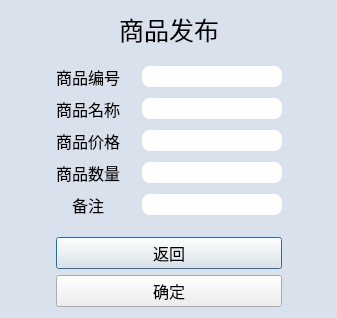
<?xml version="1.0" encoding="UTF-8"?>
<ui version="4.0">
 <class>ReleaseGoodsDialog</class>
 <widget class="QDialog" name="ReleaseGoodsDialog">
  <property name="geometry">
   <rect>
    <x>0</x>
    <y>0</y>
    <width>337</width>
    <height>318</height>
   </rect>
  </property>
  <property name="minimumSize">
   <size>
    <width>305</width>
    <height>261</height>
   </size>
  </property>
  <property name="maximumSize">
   <size>
    <width>888</width>
    <height>888</height>
   </size>
  </property>
  <property name="font">
   <font>
    <pointsize>12</pointsize>
   </font>
  </property>
  <property name="windowTitle">
   <string>发布商品</string>
  </property>
  <property name="styleSheet">
   <string notr="true">QLineEdit{
border-radius:8px;
}
QDialog{
	background-color: rgb(217, 226, 236);
}</string>
  </property>
  <layout class="QVBoxLayout" name="verticalLayout_3">
   <item>
    <spacer name="verticalSpacer">
     <property name="orientation">
      <enum>Qt::Vertical</enum>
     </property>
     <property name="sizeHint" stdset="0">
      <size>
       <width>20</width>
       <height>20</height>
      </size>
     </property>
    </spacer>
   </item>
   <item>
    <layout class="QHBoxLayout" name="horizontalLayout">
     <item>
      <spacer name="horizontalSpacer">
       <property name="orientation">
        <enum>Qt::Horizontal</enum>
       </property>
       <property name="sizeHint" stdset="0">
        <size>
         <width>20</width>
         <height>20</height>
        </size>
       </property>
      </spacer>
     </item>
     <item>
      <layout class="QVBoxLayout" name="verticalLayout_2">
       <item>
        <widget class="QLabel" name="label_6">
         <property name="font">
          <font>
           <pointsize>19</pointsize>
          </font>
         </property>
         <property name="text">
          <string>商品发布</string>
         </property>
         <property name="alignment">
          <set>Qt::AlignCenter</set>
         </property>
        </widget>
       </item>
       <item>
        <layout class="QVBoxLayout" name="verticalLayout">
         <property name="leftMargin">
          <number>20</number>
         </property>
         <property name="topMargin">
          <number>0</number>
         </property>
         <property name="rightMargin">
          <number>20</number>
         </property>
         <property name="bottomMargin">
          <number>0</number>
         </property>
         <item>
          <layout class="QGridLayout" name="gridLayout">
           <property name="leftMargin">
            <number>0</number>
           </property>
           <property name="topMargin">
            <number>11</number>
           </property>
           <property name="bottomMargin">
            <number>15</number>
           </property>
           <property name="horizontalSpacing">
            <number>22</number>
           </property>
           <property name="verticalSpacing">
            <number>8</number>
           </property>
           <item row="0" column="0">
            <widget class="QLabel" name="label">
             <property name="font">
              <font>
               <pointsize>12</pointsize>
              </font>
             </property>
             <property name="text">
              <string>商品编号</string>
             </property>
            </widget>
           </item>
           <item row="0" column="1">
            <widget class="QLineEdit" name="idEdit">
             <property name="maxLength">
              <number>4</number>
             </property>
            </widget>
           </item>
           <item row="1" column="0">
            <widget class="QLabel" name="label_2">
             <property name="font">
              <font>
               <pointsize>12</pointsize>
              </font>
             </property>
             <property name="text">
              <string>商品名称</string>
             </property>
            </widget>
           </item>
           <item row="1" column="1">
            <widget class="QLineEdit" name="nameEdit">
             <property name="maxLength">
              <number>10</number>
             </property>
            </widget>
           </item>
           <item row="2" column="0">
            <widget class="QLabel" name="label_3">
             <property name="font">
              <font>
               <pointsize>12</pointsize>
              </font>
             </property>
             <property name="text">
              <string>商品价格</string>
             </property>
            </widget>
           </item>
           <item row="2" column="1">
            <widget class="QLineEdit" name="priceEdit">
             <property name="minimumSize">
              <size>
               <width>129</width>
               <height>0</height>
              </size>
             </property>
             <property name="maxLength">
              <number>4</number>
             </property>
            </widget>
           </item>
           <item row="3" column="0">
            <widget class="QLabel" name="label_4">
             <property name="font">
              <font>
               <pointsize>12</pointsize>
              </font>
             </property>
             <property name="text">
              <string>商品数量</string>
             </property>
            </widget>
           </item>
           <item row="3" column="1">
            <widget class="QLineEdit" name="numberEdit">
             <property name="maxLength">
              <number>4</number>
             </property>
            </widget>
           </item>
           <item row="4" column="0">
            <widget class="QLabel" name="label_5">
             <property name="font">
              <font>
               <pointsize>12</pointsize>
              </font>
             </property>
             <property name="text">
              <string>备注</string>
             </property>
             <property name="alignment">
              <set>Qt::AlignCenter</set>
             </property>
            </widget>
           </item>
           <item row="4" column="1">
            <widget class="QLineEdit" name="noticeEdit">
             <property name="minimumSize">
              <size>
               <width>0</width>
               <height>20</height>
              </size>
             </property>
             <property name="maxLength">
              <number>20</number>
             </property>
            </widget>
           </item>
          </layout>
         </item>
         <item>
          <widget class="QPushButton" name="cancelButton">
           <property name="text">
            <string>返回</string>
           </property>
          </widget>
         </item>
         <item>
          <widget class="QPushButton" name="releaseButton">
           <property name="text">
            <string>确定</string>
           </property>
          </widget>
         </item>
        </layout>
       </item>
      </layout>
     </item>
     <item>
      <spacer name="horizontalSpacer_2">
       <property name="orientation">
        <enum>Qt::Horizontal</enum>
       </property>
       <property name="sizeHint" stdset="0">
        <size>
         <width>20</width>
         <height>20</height>
        </size>
       </property>
      </spacer>
     </item>
    </layout>
   </item>
   <item>
    <spacer name="verticalSpacer_2">
     <property name="orientation">
      <enum>Qt::Vertical</enum>
     </property>
     <property name="sizeHint" stdset="0">
      <size>
       <width>20</width>
       <height>22</height>
      </size>
     </property>
    </spacer>
   </item>
  </layout>
 </widget>
 <resources/>
 <connections/>
</ui>
